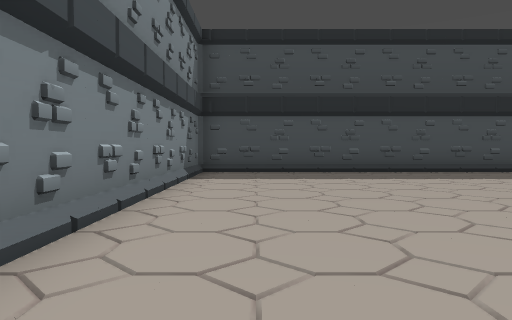
[1] (above)

16 first-person views from a walk through a Godot game level. The camera is 1.4 m above the floor, tilts 2° down and sees 70° across. The floor is counted in squares, 2 m on a side. Each view is taken from the middle of a square. On the plan, view 1 faces up. The plan holds only what a view shows up to about 11 squares ahead; the rest is blank. The place goes on beyond the plan. Flat picture figures and markers are not drawn.

[2]
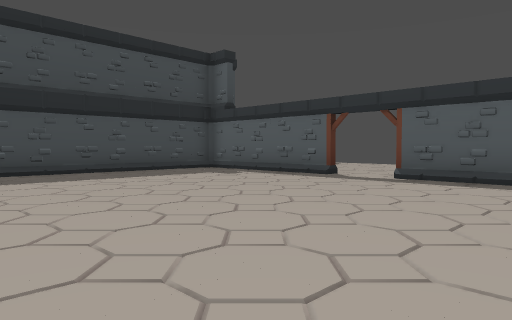

[3]
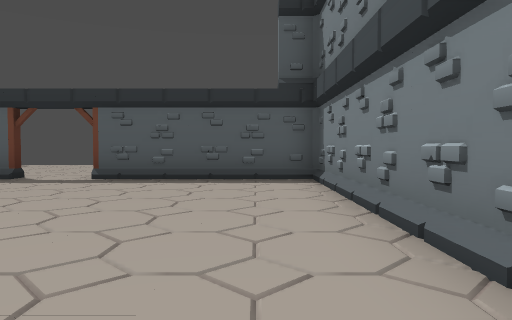

[4]
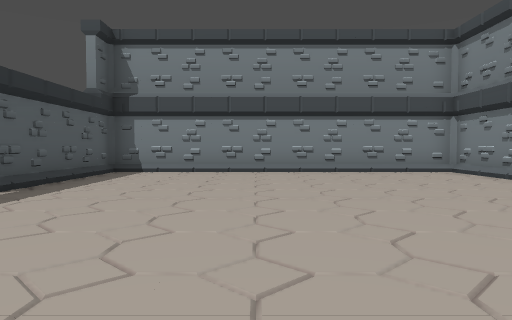

[5]
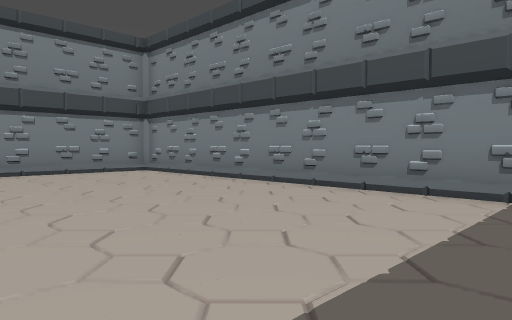

[6]
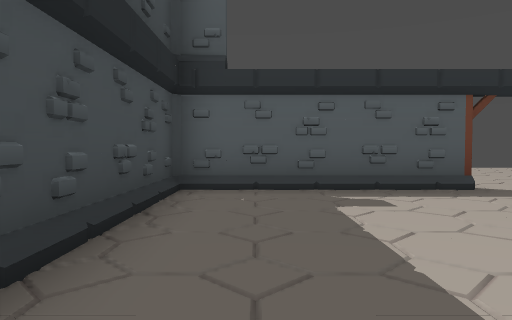

[7]
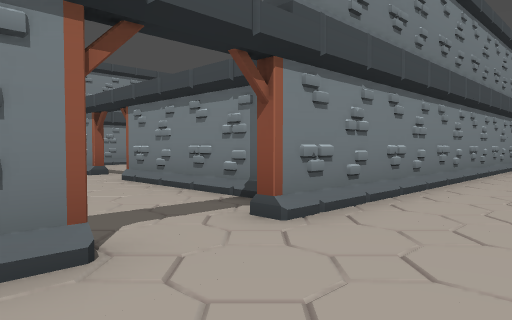

[8]
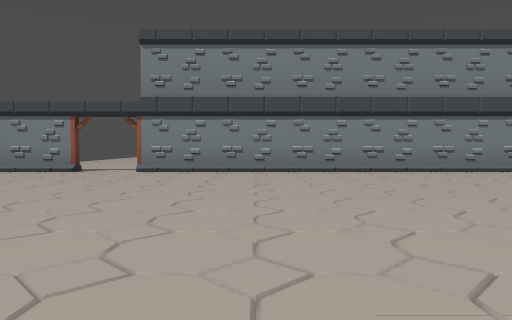

[9]
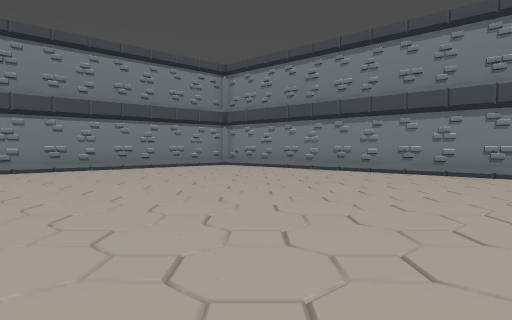

[10]
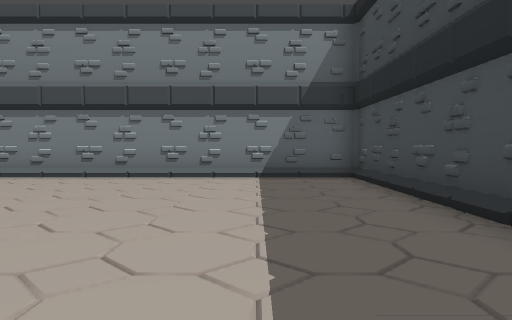

[11]
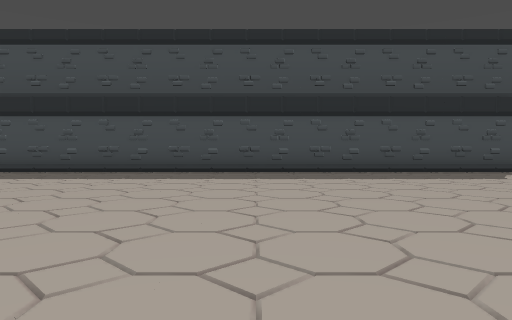

[12]
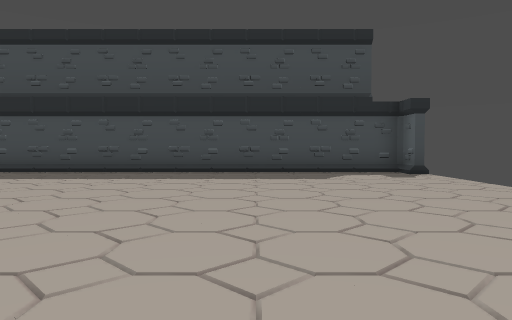

[13]
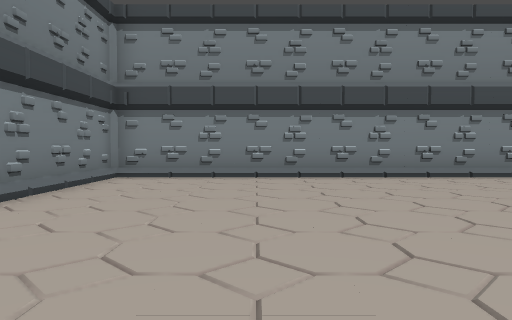

[14]
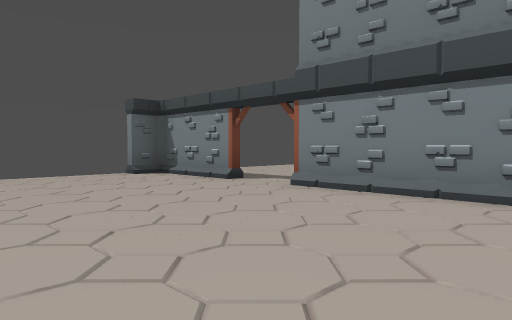

[15]
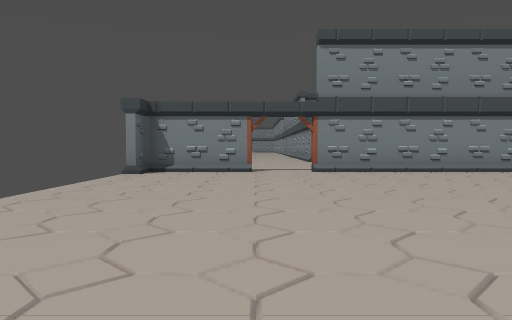

[16]
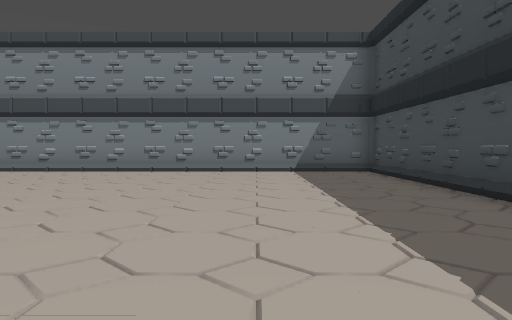

### Floor plan
Key: @ floor where view 1 was taken; # wall or solid block; . floor; / step, stairs or slope.
Columns run from 4 left of view 1 to 14 right of it. Each row starts with its distance up from view 1.
 25 ###################
 24 #/////////////////#
 23 #..................
 22 #..................
 21 #..................
 20 #..................
 19 #..................
 18 #.................
 17 #..................
 16 #..................
 15 #..................
 14 #..................
 13 #..................
 12 #..................
 11 #.................#
 10 ##############..###
  9   #.........#.....
  8   #.........#..
  7   #.........#..
  6   #.........#...
  5   #.............
  4   #.............
  3   #.........# ..
  2   #.........#
  1   #.........#
  0   #.@.......#
 -1   #.........#
 -2   ###########

Positions as (right, up) in squares from view 1, and headings:
1: (0, 0), facing up
2: (0, 0), facing up-right
3: (0, 0), facing right
4: (4, 9), facing down
5: (4, 9), facing down-left
6: (2, 9), facing right
7: (12, 13), facing down-left
8: (6, 21), facing down
9: (6, 22), facing down-left
10: (5, 22), facing left
11: (6, 14), facing up
12: (10, 14), facing up
13: (5, 14), facing left
14: (5, 16), facing down-right
15: (11, 21), facing down
16: (7, 21), facing left
